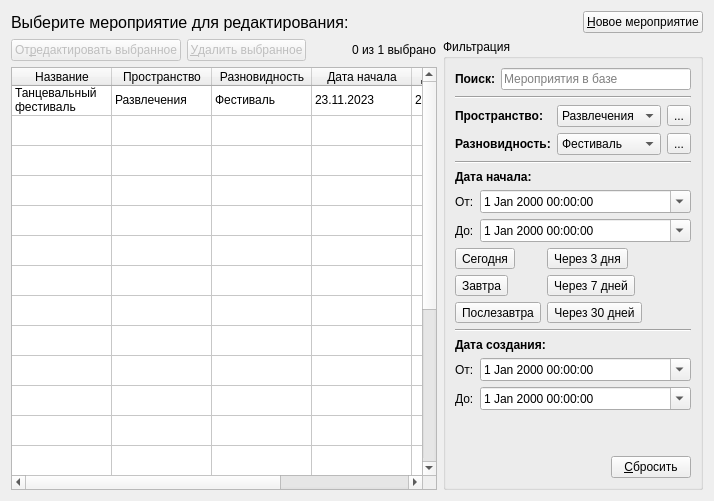
      <widget class="QWidget" name="eventsTab">
       <attribute name="icon">
        <iconset>
         <normaloff>resourses/event.png</normaloff>resourses/event.png</iconset>
       </attribute>
       <attribute name="title">
        <string>&amp;Мероприятия</string>
       </attribute>
       <layout class="QGridLayout" name="gridLayout_5">
        <item row="0" column="0">
         <layout class="QHBoxLayout" name="horizontalLayout_24">
          <item>
           <widget class="QLabel" name="label_32">
            <property name="font">
             <font>
              <pointsize>12</pointsize>
             </font>
            </property>
            <property name="text">
             <string>Выберите мероприятие для редактирования:</string>
            </property>
           </widget>
          </item>
          <item>
           <spacer name="horizontalSpacer_8">
            <property name="orientation">
             <enum>Qt::Horizontal</enum>
            </property>
            <property name="sizeHint" stdset="0">
             <size>
              <width>40</width>
              <height>20</height>
             </size>
            </property>
           </spacer>
          </item>
          <item>
           <widget class="QPushButton" name="pushButton_11">
            <property name="text">
             <string>&amp;Новое мероприятие</string>
            </property>
            <property name="icon">
             <iconset>
              <normaloff>resourses/create.png</normaloff>resourses/create.png</iconset>
            </property>
           </widget>
          </item>
         </layout>
        </item>
        <item row="1" column="0">
         <layout class="QHBoxLayout" name="horizontalLayout_16">
          <item>
           <layout class="QVBoxLayout" name="verticalLayout_8">
            <item>
             <layout class="QHBoxLayout" name="horizontalLayout_17">
              <item>
               <widget class="QPushButton" name="pushButton_8">
                <property name="enabled">
                 <bool>false</bool>
                </property>
                <property name="text">
                 <string>От&amp;редактировать выбранное</string>
                </property>
                <property name="icon">
                 <iconset>
                  <normaloff>resourses/edit.png</normaloff>resourses/edit.png</iconset>
                </property>
               </widget>
              </item>
              <item>
               <widget class="QPushButton" name="pushButton_9">
                <property name="enabled">
                 <bool>false</bool>
                </property>
                <property name="text">
                 <string>&amp;Удалить выбранное</string>
                </property>
                <property name="icon">
                 <iconset>
                  <normaloff>resourses/delete.png</normaloff>resourses/delete.png</iconset>
                </property>
               </widget>
              </item>
              <item>
               <spacer name="horizontalSpacer_6">
                <property name="orientation">
                 <enum>Qt::Horizontal</enum>
                </property>
                <property name="sizeHint" stdset="0">
                 <size>
                  <width>40</width>
                  <height>20</height>
                 </size>
                </property>
               </spacer>
              </item>
              <item>
               <widget class="QLabel" name="label_19">
                <property name="text">
                 <string>0 из 1 выбрано</string>
                </property>
               </widget>
              </item>
             </layout>
            </item>
            <item>
             <widget class="QTableWidget" name="tableWidget_3">
              <property name="selectionMode">
               <enum>QAbstractItemView::SingleSelection</enum>
              </property>
              <property name="selectionBehavior">
               <enum>QAbstractItemView::SelectRows</enum>
              </property>
              <property name="sortingEnabled">
               <bool>true</bool>
              </property>
              <attribute name="horizontalHeaderCascadingSectionResizes">
               <bool>true</bool>
              </attribute>
              <attribute name="horizontalHeaderShowSortIndicator" stdset="0">
               <bool>true</bool>
              </attribute>
              <attribute name="horizontalHeaderStretchLastSection">
               <bool>true</bool>
              </attribute>
              <attribute name="verticalHeaderVisible">
               <bool>false</bool>
              </attribute>
              <row>
               <property name="text">
                <string/>
               </property>
              </row>
              <row>
               <property name="text">
                <string/>
               </property>
              </row>
              <row>
               <property name="text">
                <string/>
               </property>
              </row>
              <row>
               <property name="text">
                <string/>
               </property>
              </row>
              <row>
               <property name="text">
                <string/>
               </property>
              </row>
              <row>
               <property name="text">
                <string/>
               </property>
              </row>
              <row>
               <property name="text">
                <string/>
               </property>
              </row>
              <row>
               <property name="text">
                <string/>
               </property>
              </row>
              <row>
               <property name="text">
                <string/>
               </property>
              </row>
              <row>
               <property name="text">
                <string/>
               </property>
              </row>
              <row>
               <property name="text">
                <string/>
               </property>
              </row>
              <row>
               <property name="text">
                <string/>
               </property>
              </row>
              <row>
               <property name="text">
                <string/>
               </property>
              </row>
              <row>
               <property name="text">
                <string/>
               </property>
              </row>
              <row>
               <property name="text">
                <string/>
               </property>
              </row>
              <row>
               <property name="text">
                <string/>
               </property>
              </row>
              <row>
               <property name="text">
                <string/>
               </property>
              </row>
              <row>
               <property name="text">
                <string/>
               </property>
              </row>
              <row>
               <property name="text">
                <string/>
               </property>
              </row>
              <row>
               <property name="text">
                <string/>
               </property>
              </row>
              <column>
               <property name="text">
                <string>Название</string>
               </property>
              </column>
              <column>
               <property name="text">
                <string>Пространство</string>
               </property>
              </column>
              <column>
               <property name="text">
                <string>Разновидность</string>
               </property>
              </column>
              <column>
               <property name="text">
                <string>Дата начала</string>
               </property>
              </column>
              <column>
               <property name="text">
                <string>Дата создания</string>
               </property>
              </column>
              <column>
               <property name="text">
                <string>Описание</string>
               </property>
              </column>
              <item row="0" column="0">
               <property name="text">
                <string>Танцевальный фестиваль</string>
               </property>
              </item>
              <item row="0" column="1">
               <property name="text">
                <string>Развлечения</string>
               </property>
              </item>
              <item row="0" column="2">
               <property name="text">
                <string>Фестиваль</string>
               </property>
              </item>
              <item row="0" column="3">
               <property name="text">
                <string>23.11.2023</string>
               </property>
              </item>
              <item row="0" column="4">
               <property name="text">
                <string>21.11.2023</string>
               </property>
              </item>
             </widget>
            </item>
           </layout>
          </item>
          <item>
           <widget class="QGroupBox" name="groupBox_3">
            <property name="sizePolicy">
             <sizepolicy hsizetype="Maximum" vsizetype="Expanding">
              <horstretch>0</horstretch>
              <verstretch>0</verstretch>
             </sizepolicy>
            </property>
            <property name="title">
             <string>Фильтрация</string>
            </property>
            <layout class="QVBoxLayout" name="verticalLayout_10">
             <item>
              <layout class="QHBoxLayout" name="horizontalLayout_18">
               <item>
                <widget class="QLabel" name="label_20">
                 <property name="font">
                  <font>
                   <bold>true</bold>
                  </font>
                 </property>
                 <property name="text">
                  <string>Поиск:</string>
                 </property>
                </widget>
               </item>
               <item>
                <widget class="QLineEdit" name="lineEdit_3">
                 <property name="text">
                  <string/>
                 </property>
                 <property name="placeholderText">
                  <string>Мероприятия в базе</string>
                 </property>
                 <property name="clearButtonEnabled">
                  <bool>true</bool>
                 </property>
                </widget>
               </item>
              </layout>
             </item>
             <item>
              <widget class="Line" name="line_5">
               <property name="orientation">
                <enum>Qt::Horizontal</enum>
               </property>
              </widget>
             </item>
             <item>
              <layout class="QFormLayout" name="formLayout_6">
               <item row="0" column="0">
                <widget class="QLabel" name="label_21">
                 <property name="font">
                  <font>
                   <bold>true</bold>
                  </font>
                 </property>
                 <property name="text">
                  <string>Пространство:</string>
                 </property>
                </widget>
               </item>
               <item row="0" column="1">
                <layout class="QHBoxLayout" name="horizontalLayout_19">
                 <item>
                  <widget class="QComboBox" name="comboBox_8">
                   <item>
                    <property name="text">
                     <string>Развлечения</string>
                    </property>
                   </item>
                  </widget>
                 </item>
                 <item>
                  <widget class="QToolButton" name="toolButton_7">
                   <property name="text">
                    <string>...</string>
                   </property>
                   <property name="icon">
                    <iconset>
                     <normaloff>resourses/question.png</normaloff>resourses/question.png</iconset>
                   </property>
                  </widget>
                 </item>
                </layout>
               </item>
               <item row="1" column="0">
                <widget class="QLabel" name="label_23">
                 <property name="font">
                  <font>
                   <bold>true</bold>
                  </font>
                 </property>
                 <property name="text">
                  <string>Разновидность:</string>
                 </property>
                </widget>
               </item>
               <item row="1" column="1">
                <layout class="QHBoxLayout" name="horizontalLayout_21">
                 <item>
                  <widget class="QComboBox" name="comboBox_10">
                   <item>
                    <property name="text">
                     <string>Фестиваль</string>
                    </property>
                   </item>
                  </widget>
                 </item>
                 <item>
                  <widget class="QToolButton" name="toolButton_9">
                   <property name="text">
                    <string>...</string>
                   </property>
                   <property name="icon">
                    <iconset>
                     <normaloff>resourses/maximize.png</normaloff>resourses/maximize.png</iconset>
                   </property>
                  </widget>
                 </item>
                </layout>
               </item>
              </layout>
             </item>
             <item>
              <widget class="Line" name="line_7">
               <property name="orientation">
                <enum>Qt::Horizontal</enum>
               </property>
              </widget>
             </item>
             <item>
              <widget class="QLabel" name="label_26">
               <property name="font">
                <font>
                 <bold>true</bold>
                </font>
               </property>
               <property name="text">
                <string>Дата начала:</string>
               </property>
              </widget>
             </item>
             <item>
              <layout class="QFormLayout" name="formLayout_7">
               <item row="0" column="0">
                <widget class="QLabel" name="label_27">
                 <property name="text">
                  <string>От:</string>
                 </property>
                </widget>
               </item>
               <item row="0" column="1">
                <widget class="QDateTimeEdit" name="dateTimeEdit_5">
                 <property name="calendarPopup">
                  <bool>true</bool>
                 </property>
                </widget>
               </item>
               <item row="1" column="1">
                <widget class="QDateTimeEdit" name="dateTimeEdit_6">
                 <property name="calendarPopup">
                  <bool>true</bool>
                 </property>
                </widget>
               </item>
               <item row="1" column="0">
                <widget class="QLabel" name="label_28">
                 <property name="text">
                  <string>До:</string>
                 </property>
                </widget>
               </item>
              </layout>
             </item>
             <item>
              <layout class="QFormLayout" name="formLayout_11">
               <item row="0" column="0">
                <widget class="QToolButton" name="toolButton_14">
                 <property name="text">
                  <string>Сегодня</string>
                 </property>
                </widget>
               </item>
               <item row="0" column="1">
                <widget class="QToolButton" name="toolButton_15">
                 <property name="text">
                  <string>Через 3 дня</string>
                 </property>
                </widget>
               </item>
               <item row="1" column="0">
                <widget class="QToolButton" name="toolButton_16">
                 <property name="text">
                  <string>Завтра</string>
                 </property>
                </widget>
               </item>
               <item row="1" column="1">
                <widget class="QToolButton" name="toolButton_17">
                 <property name="text">
                  <string>Через 7 дней</string>
                 </property>
                </widget>
               </item>
               <item row="2" column="1">
                <widget class="QToolButton" name="toolButton_18">
                 <property name="text">
                  <string>Через 30 дней</string>
                 </property>
                </widget>
               </item>
               <item row="2" column="0">
                <widget class="QToolButton" name="toolButton_19">
                 <property name="text">
                  <string>Послезавтра</string>
                 </property>
                </widget>
               </item>
              </layout>
             </item>
             <item>
              <widget class="Line" name="line_8">
               <property name="orientation">
                <enum>Qt::Horizontal</enum>
               </property>
              </widget>
             </item>
             <item>
              <widget class="QLabel" name="label_29">
               <property name="font">
                <font>
                 <bold>true</bold>
                </font>
               </property>
               <property name="text">
                <string>Дата создания:</string>
               </property>
              </widget>
             </item>
             <item>
              <layout class="QFormLayout" name="formLayout_8">
               <item row="1" column="0">
                <widget class="QLabel" name="label_30">
                 <property name="text">
                  <string>До:</string>
                 </property>
                </widget>
               </item>
               <item row="0" column="0">
                <widget class="QLabel" name="label_31">
                 <property name="text">
                  <string>От:</string>
                 </property>
                </widget>
               </item>
               <item row="0" column="1">
                <widget class="QDateTimeEdit" name="dateTimeEdit_7">
                 <property name="calendarPopup">
                  <bool>true</bool>
                 </property>
                </widget>
               </item>
               <item row="1" column="1">
                <widget class="QDateTimeEdit" name="dateTimeEdit_8">
                 <property name="calendarPopup">
                  <bool>true</bool>
                 </property>
                </widget>
               </item>
              </layout>
             </item>
             <item>
              <spacer name="verticalSpacer_3">
               <property name="orientation">
                <enum>Qt::Vertical</enum>
               </property>
               <property name="sizeHint" stdset="0">
                <size>
                 <width>20</width>
                 <height>40</height>
                </size>
               </property>
              </spacer>
             </item>
             <item>
              <layout class="QHBoxLayout" name="horizontalLayout_23">
               <item>
                <spacer name="horizontalSpacer_7">
                 <property name="orientation">
                  <enum>Qt::Horizontal</enum>
                 </property>
                 <property name="sizeHint" stdset="0">
                  <size>
                   <width>40</width>
                   <height>20</height>
                  </size>
                 </property>
                </spacer>
               </item>
               <item>
                <widget class="QPushButton" name="pushButton_10">
                 <property name="text">
                  <string>&amp;Сбросить</string>
                 </property>
                </widget>
               </item>
              </layout>
             </item>
            </layout>
           </widget>
          </item>
         </layout>
        </item>
       </layout>
      </widget>
